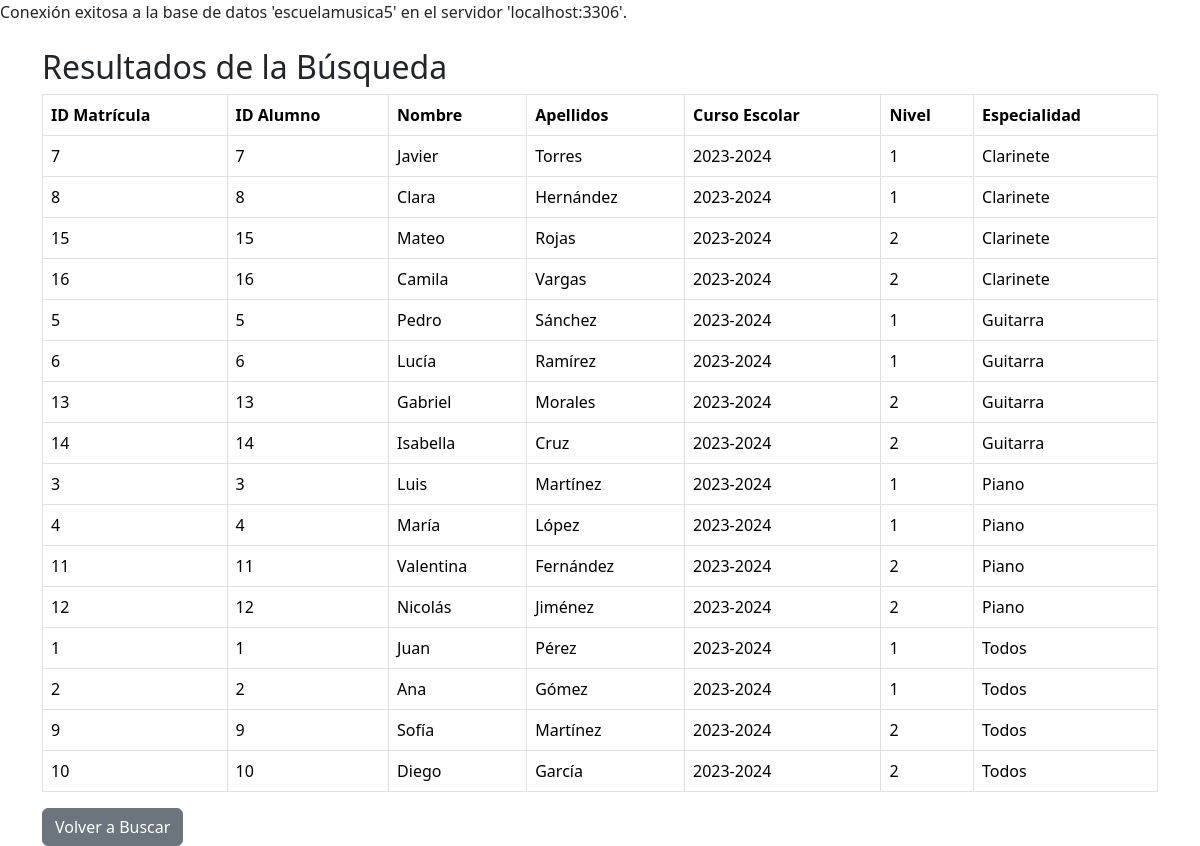
The app's page /matriculas/leerFiltroMatr.php, older data.
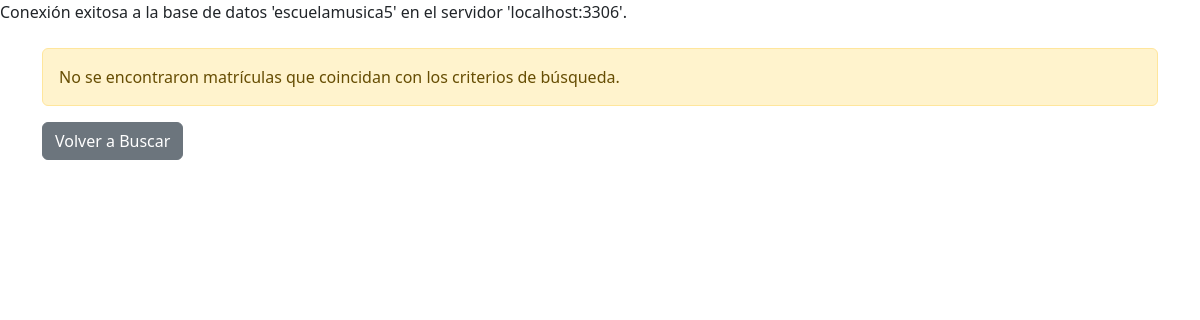
The same page, newer data.
### tables this page shows
CREATE TABLE Matriculas (
    id_matricula INT AUTO_INCREMENT PRIMARY KEY,
    id_alumno INT,
    nivel TINYINT NOT NULL,
    curso_escolar VARCHAR(20) NOT NULL,
    id_especialidad INT,
    FOREIGN KEY (id_alumno) REFERENCES Alumnos(id_alumno) ON DELETE CASCADE,
    FOREIGN KEY (id_especialidad) REFERENCES Especialidades(id_especialidad) ON DELETE SET NULL
);

CREATE TABLE Alumnos (
    id_alumno INT AUTO_INCREMENT PRIMARY KEY,
    dni VARCHAR(9) NOT NULL UNIQUE,   
    nombre VARCHAR(100) NOT NULL,
    apellidos VARCHAR(100) NOT NULL,
    telefono VARCHAR(15),
    email VARCHAR(100),
    nombre_padre VARCHAR(100),
    telefono_padre VARCHAR(15),
    email_padre VARCHAR(100)
);

CREATE TABLE Especialidades (
    id_especialidad INT AUTO_INCREMENT PRIMARY KEY,
    nombre VARCHAR(100) NOT NULL UNIQUE
);

### matriculas/leerFiltroMatr.php (the view, shortened to what this page needs)
<!DOCTYPE html>
<html lang="es">
<head>
    <link href="../css/bootstrap.min.css" rel="stylesheet">
</head>
<body>
<?php
include('../includes/conexion.php');
$sql = "SELECT M.id_matricula, A.id_alumno, A.nombre, A.apellidos, M.curso_escolar, M.nivel, E.nombre AS especialidad
        FROM Matriculas M
        JOIN Alumnos A ON M.id_alumno = A.id_alumno
        JOIN Especialidades E ON M.id_especialidad = E.id_especialidad
        WHERE 1=1";
$sql .= " ORDER BY E.nombre, A.id_alumno, M.nivel";
$resultado = mysqli_query($conexion, $sql);
if (mysqli_num_rows($resultado) > 0) {
    echo "<div class='container mt-4'>";
    echo "<h2>Resultados de la Búsqueda</h2>";
    echo "<table class='table table-bordered'>";
    echo "<thead><tr><th>ID Matrícula</th><th>ID Alumno</th><th>Nombre</th><th>Apellidos</th><th>Curso Escolar</th><th>Nivel</th><th>Especialidad</th></tr></thead>";
    echo "<tbody>";
    while ($row = mysqli_fetch_assoc($resultado)) {
        echo "<tr>";
        echo "<td>" . $row['id_matricula'] . "</td>";
        echo "<td>" . $row['id_alumno'] . "</td>";
        echo "<td>" . $row['nombre'] . "</td>";
        echo "<td>" . $row['apellidos'] . "</td>";
        echo "<td>" . $row['curso_escolar'] . "</td>";
        echo "<td>" . $row['nivel'] . "</td>";
        echo "<td>" . $row['especialidad'] . "</td>";
        echo "</tr>";
    }
    echo "</tbody></table>";
    echo "<a href='buscarFiltromatr.php' class='btn btn-secondary'>Volver a Buscar</a>";
    echo "</div>";
} else {
    echo "<div class='container mt-4'>";
    echo "<div class='alert alert-warning' role='alert'>No se encontraron matrículas que coincidan con los criterios de búsqueda.</div>";
    echo "<a href='buscarFiltromatr.php' class='btn btn-secondary'>Volver a Buscar</a>";
    echo "</div>";
}
?>
</body>
</html>

Row changes from the older to the newer data that the page shows:
removed matriculas: id_matricula "7", id_alumno.id_alumno "7", id_alumno.nombre "Javier", id_alumno.apellidos "Torres", curso_escolar "2023-2024", nivel "1", id_especialidad.nombre "Clarinete"
removed matriculas: id_matricula "8", id_alumno.id_alumno "8", id_alumno.nombre "Clara", id_alumno.apellidos "Hernández", curso_escolar "2023-2024", nivel "1", id_especialidad.nombre "Clarinete"
removed matriculas: id_matricula "15", id_alumno.id_alumno "15", id_alumno.nombre "Mateo", id_alumno.apellidos "Rojas", curso_escolar "2023-2024", nivel "2", id_especialidad.nombre "Clarinete"
removed matriculas: id_matricula "16", id_alumno.id_alumno "16", id_alumno.nombre "Camila", id_alumno.apellidos "Vargas", curso_escolar "2023-2024", nivel "2", id_especialidad.nombre "Clarinete"
removed matriculas: id_matricula "5", id_alumno.id_alumno "5", id_alumno.nombre "Pedro", id_alumno.apellidos "Sánchez", curso_escolar "2023-2024", nivel "1", id_especialidad.nombre "Guitarra"
removed matriculas: id_matricula "6", id_alumno.id_alumno "6", id_alumno.nombre "Lucía", id_alumno.apellidos "Ramírez", curso_escolar "2023-2024", nivel "1", id_especialidad.nombre "Guitarra"
removed matriculas: id_matricula "13", id_alumno.id_alumno "13", id_alumno.nombre "Gabriel", id_alumno.apellidos "Morales", curso_escolar "2023-2024", nivel "2", id_especialidad.nombre "Guitarra"
removed matriculas: id_matricula "14", id_alumno.id_alumno "14", id_alumno.nombre "Isabella", id_alumno.apellidos "Cruz", curso_escolar "2023-2024", nivel "2", id_especialidad.nombre "Guitarra"
removed matriculas: id_matricula "3", id_alumno.id_alumno "3", id_alumno.nombre "Luis", id_alumno.apellidos "Martínez", curso_escolar "2023-2024", nivel "1", id_especialidad.nombre "Piano"
removed matriculas: id_matricula "4", id_alumno.id_alumno "4", id_alumno.nombre "María", id_alumno.apellidos "López", curso_escolar "2023-2024", nivel "1", id_especialidad.nombre "Piano"
removed matriculas: id_matricula "11", id_alumno.id_alumno "11", id_alumno.nombre "Valentina", id_alumno.apellidos "Fernández", curso_escolar "2023-2024", nivel "2", id_especialidad.nombre "Piano"
removed matriculas: id_matricula "12", id_alumno.id_alumno "12", id_alumno.nombre "Nicolás", id_alumno.apellidos "Jiménez", curso_escolar "2023-2024", nivel "2", id_especialidad.nombre "Piano"
removed matriculas: id_matricula "1", id_alumno.id_alumno "1", id_alumno.nombre "Juan", id_alumno.apellidos "Pérez", curso_escolar "2023-2024", nivel "1", id_especialidad.nombre "Todos"
removed matriculas: id_matricula "2", id_alumno.id_alumno "2", id_alumno.nombre "Ana", id_alumno.apellidos "Gómez", curso_escolar "2023-2024", nivel "1", id_especialidad.nombre "Todos"
removed matriculas: id_matricula "9", id_alumno.id_alumno "9", id_alumno.nombre "Sofía", id_alumno.apellidos "Martínez", curso_escolar "2023-2024", nivel "2", id_especialidad.nombre "Todos"
removed matriculas: id_matricula "10", id_alumno.id_alumno "10", id_alumno.nombre "Diego", id_alumno.apellidos "García", curso_escolar "2023-2024", nivel "2", id_especialidad.nombre "Todos"
Text that changed along with them:
text no longer shown: "Resultados de la Búsqueda ID Matrícula ID Alumno Nombre Apellidos Curso Escolar Nivel Especialidad"
text now shown: "No se encontraron matrículas que coincidan con los criterios de búsqueda."
